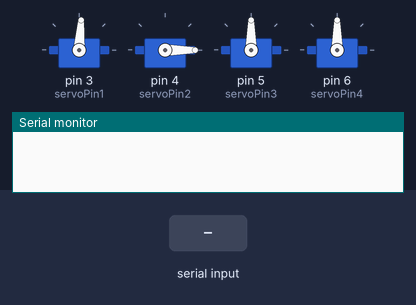
A sketch run on a simulated Arduino Uno, built with avr-gcc and run on an emulated ATmega328P. Parts: 4 × servo, the last lines printed to the serial monitor. Inputs (shaded band) come from the test bench.

Above: at 2.7 s.
2.8 s: "1" received over Serial
At 4.5 s:
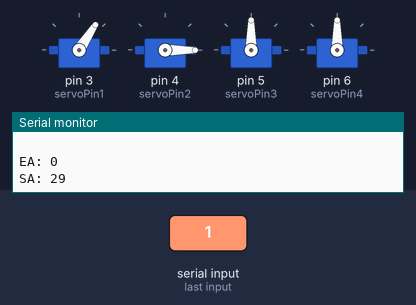
4.8 s: "r" received over Serial
At 6.0 s:
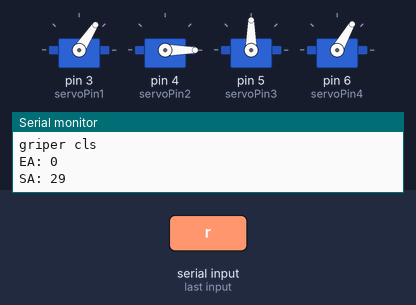
6.3 s: "2" received over Serial
At 9.0 s:
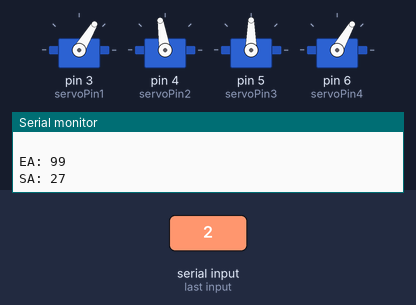
9.3 s: "p" received over Serial
At 10.5 s:
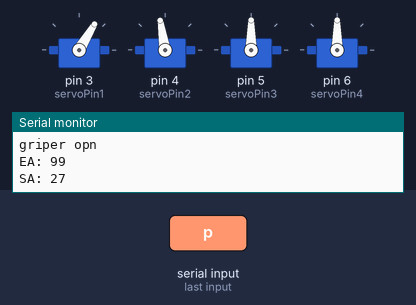
10.8 s: "0" received over Serial
At 11.38 s:
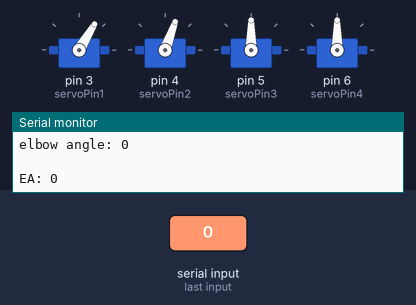
Timing chart, 0 to 14.0 s (numbered marks = the images above; inputs shaded):
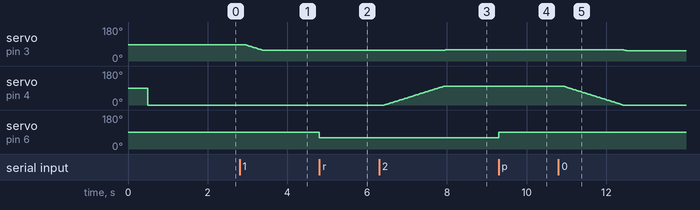

Measured:
- after the input at 2.8 s, servo on pin 3 (servoPin1): moves from 86° to 57° over 0.42 s, starting after 0.14 s
- after the input at 4.8 s, servo on pin 6 (servoPin4): 90° → 60° at once
- after the input at 6.3 s, servo on pin 3 (servoPin1): 57° → 59° after 1.6 s; servo on pin 4 (servoPin2): moves from 0° to 99° over 1.5 s, starting after 0.13 s
- after the input at 9.3 s, servo on pin 6 (servoPin4): 60° → 90° at once
- after the input at 10.8 s, servo on pin 3 (servoPin1): 59° → 54° after 1.6 s; servo on pin 4 (servoPin2): moves from 99° to 0° over 1.5 s, starting after 0.13 s

The sketch:

Arm_2.ino
```cpp
 // Include the Servo library
#include <Servo.h>
#include <Wire.h>
#include <Math.h>

bool grflag = 0;    // gripper release flag

// one= Length of first part of arm and two is length of second part in cm. and oneS and twoS are their square values.

int a1=15,a2=14, ba=0, sa=0, ea=0,hs, i, BAngle = 0, SAngle = 0,EAngle = 0, GAngle , angSH, angEL;
long int ReceivedByte = 0;

const float pi = 3.14, L1 = 9.6, L1s = 92.16, L2 = 14.5, L2s = 210.25;
float x,y,d;
double xs, ys, ds, c_ang1, rad1, c_angSH, radSH, AdjAngSH, c_ang2, rad2,AdjAngEL;

// Declare the Servo & Switch pin
int servoPin1 = 3;
int servoPin2 = 4;
int servoPin3 = 5;
int servoPin4 = 6;

int s1State = 0;
const int s1Pin = 8;

int pos1 = 0;    // variable to store the servo1 position
int pos2 = 0;    // variable to store the servo2 position
int pos3 = 0;    // variable to store the servo3 position
int pos4 = 0;    // variable to store the servo4 position

// Create a servo object
Servo Servo1;
Servo Servo2;
Servo Servo3;
Servo Servo4;

void gripper()
{
  if(grflag)
  {
    GAngle = 90;  // close gripper
    Serial.println("griper opn");
    grflag = 0;
  }
  else
  {
    GAngle = 60;   // open angle
    Serial.println("griper cls");
    grflag = 1;
  }
  Servo4.write(GAngle);
}

/*
int angle_base(float d2,int x2,int y2,float denb)
{
float base, base_a;

base=(((x2+d2)-y2)/denb);
base_a= ((acos(base)) * 57296 / 1000);  //deg = rad * 57296 / 1000. ie 1 Radian = 57.2957795 degrees
return base_a;
}
*/

int angle_shoulder()
{
c_ang1  = (x/d);
rad1    = acos(c_ang1);

c_angSH = ((L1s + (xs + ys) - L2s)/(2*L1*d));
    if(c_angSH > 1.00)
            c_angSH = 1.00;
radSH   = (acos(c_angSH))+rad1;

AdjAngSH   = (radSH * (57296 / 1000));          //deg = rad * 57296 / 1000. ie 1 Radian = 57.2957795 degrees.
angSH     = (90-AdjAngSH);                       // 90 is to get adjuscend angle bcz we r interested in it
          Serial.print("c_ang1: ");
          Serial.println(c_ang1);
          Serial.print("rad1: ");
          Serial.println(rad1);
          Serial.print("cos shoulder: ");
          Serial.println(c_angSH);
          Serial.print("shoulder angle_init: ");
          Serial.println(AdjAngSH);
          Serial.print("shoulder angle: ");
          Serial.println(angSH);
          Serial.println(" ");

return angSH;
}

int angle_elbow()
{
c_ang2  = ((L1s + L2s -ds)/(2*L1*L2));
rad2   = acos(c_ang2);
AdjAngEL  = (rad2 * (57296 / 1000));               //deg = rad * 57296 / 1000. ie 1 Radian = 57.2957795 degrees.
angEL   = (180 - AdjAngEL);
          Serial.print("cos elbow: ");
          Serial.println(c_ang2);
          Serial.print("elbow angle: ");
          Serial.println(angEL);
          Serial.println(" ");

return angEL;
}

void setup() {
    // initialize the pushbutton pin as an input:
  pinMode(s1Pin, INPUT);

  Serial.begin(9600);
  Wire.begin();
  // We need to attach the servo to the used pin number
  Servo1.attach(servoPin1);
  Servo2.attach(servoPin2);
  Servo3.attach(servoPin3);
  Servo4.attach(servoPin4);

    // Make servo go to initial position

    Servo1.write(86);       // mechanical initial is 86 degree for motor 1
    delay(500);

    Servo2.write(0);        // mechanical initial is 4 degree for motor 2
    delay(500);

 //   Servo3.write(90);
 //   delay(500);

     Servo4.write(90);     // 90 degree is the mechanical initial for motor 3(zero degree)
    delay(500);
}

void loop(){

if(Serial.available())
{
          ReceivedByte = Serial.read();
        Serial.println(ReceivedByte);
         if(ReceivedByte < 1)
         {
          sa=0;
          ea=0;
         }
         else
         {
          if(ReceivedByte == 112)     // pick
          {
            grflag = 1;
            gripper();

          }
          else if(ReceivedByte == 114)     // release
          {
            grflag = 0;
            gripper();
          }
          else
          {
          x=(((ReceivedByte/10)+1)*2.678); //Scale value into  1 : 2.678 ( because arm length is 24.1 and max v=grid value is 9).
          y=((ReceivedByte%10)*2.678);

          xs= square(x);
          ys= square(y);
          ds=(xs+ys);
          d= sqrt( ds);   // find distance using pythagorus eqn
          Serial.println("x&y: ");
          Serial.println(x);
          Serial.println(y);
          Serial.print("d: ");
          Serial.println(d);

        //  ba=angle_base();        // get angle corresponding to place of object
          sa=angle_shoulder();
          ea=angle_elbow();
          }
         }

     /*
          Serial.print(" Base angle: ");
          Serial.println(ba);
          Serial.print(" Shoulder angle: ");
          Serial.println(sa);
          Serial.print(" Elbow angle: ");
          Serial.println(ea); */

          // Rotate Elbow motor
              EAngle = (ea);          // offset adgustment
             // Servo2.write(EAngle);//(EAngle);
          Serial.print("EA: ");
          Serial.println(ea);

            pos2 = Servo2.read();
              if(EAngle>pos2)
              {
                for (i = pos2; i <= EAngle; i++)
                {
                  Servo2.write(i);
                  delay(15);
                }
              }
              else if(EAngle<pos2)
              {
                for (i = pos2; i >= EAngle; i--)
                {
                  Servo2.write(i);
                  delay(15);
                }
              }

        // Rotate Shoulder motor
             SAngle = ( 86 - sa );        // offset adgustment
             // Servo1.write(SAngle);
          Serial.print("SA: ");
          Serial.println(sa);

            pos1 = Servo1.read();
              if(SAngle>pos1)
              {
                for (i = pos1; i <= SAngle; i++)
                {
                  Servo1.write(i);
                  delay(15);
                }
              }
              else if(SAngle<pos1)
              {
                for (i = pos1; i >= SAngle; i--)
                {
                  Servo1.write(i);
                  delay(15);
                }
              }

        /*
             // read the state of the pushbutton value:
            s1State = digitalRead(s1Pin);
            while(s1State != LOW )
            {
            }
            */
}
}
```
